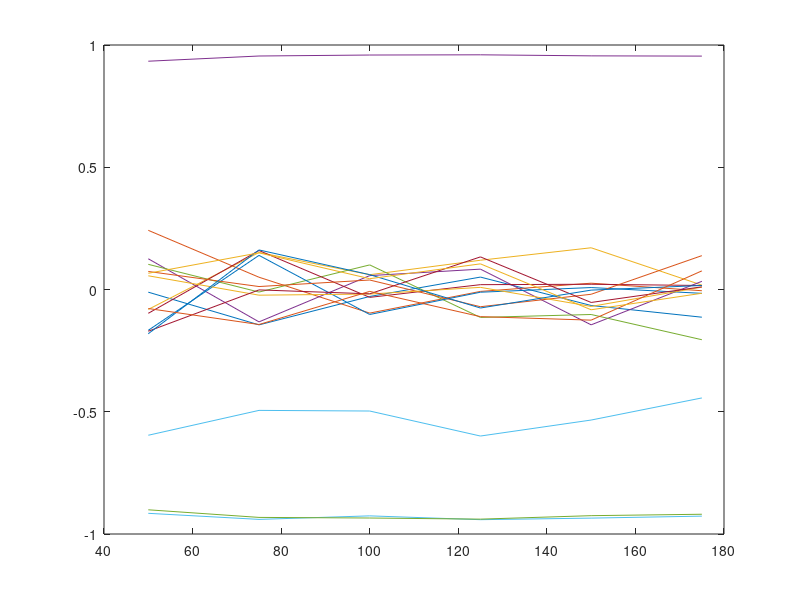

MATLAB code for this plot:
% 
% bar([-0.0109  -0.1447   -0.0285   0.0508   -0.0654   -0.1133; 
%       0.2420   0.0502   -0.0965  -0.0078    0.0258   -0.0050;
%      -0.0815   0.1514    0.0605   0.1197    0.1707    0.0180;
%       0.1257   -0.1324   0.0568    0.0833    -0.1445   0.0334;
%      0.1029    -0.0104   0.1006    -0.1142  -0.1022   -0.2054;
%      -0.9154   -0.9402   -0.9258  -0.9414  -0.9350   -0.9269;
%      -0.0974   0.1595    -0.0322  0.0198   0.0215    0.0164;
%      -0.1670   0.1396   -0.1022   -0.0111    0.0080   -0.0157;
%      0.0738   0.0121    0.0388  -0.0704     -0.0195  0.1385;
%      0.0561   -0.0232   -0.0186  0.0088    -0.0692   0.0096;
%      0.9337  0.9550   0.9590     0.9599   0.9556   0.9546;
%      -0.9010  -0.9321  -0.9346  -0.9392   -0.9250  -0.9192;
%      -0.5961  -0.4944  -0.4970  -0.5993  -0.5339  -0.4435;
%      -0.1707  -0.0016  -0.0177  0.1334   -0.0530  0.0109;
%      -0.1808  0.1618   0.0607  -0.0757   -0.0025  0.0165;
%      -0.0778   -0.1432  -0.0077  -0.1110  -0.1253  0.0762;
%      0.0664   0.1500   0.0442   0.1049    -0.0829  -0.0154])

t=[50 75 100 125 150 175];
p1=[-0.0109  -0.1447   -0.0285   0.0508   -0.0654   -0.1133]; 
p2=[0.2420   0.0502   -0.0965  -0.0078    0.0258   -0.0050];
p3=[-0.0815   0.1514    0.0605   0.1197    0.1707    0.0180];
p4=[0.1257   -0.1324   0.0568    0.0833    -0.1445   0.0334];
p5=[0.1029    -0.0104   0.1006    -0.1142  -0.1022   -0.2054];
p6=[-0.9154   -0.9402   -0.9258  -0.9414  -0.9350   -0.9269];
p7=[-0.0974   0.1595    -0.0322  0.0198   0.0215    0.0164];
p8=[-0.1670   0.1396   -0.1022   -0.0111    0.0080   -0.0157];
p9=[0.0738   0.0121    0.0388  -0.0704     -0.0195  0.1385];
p10=[0.0561   -0.0232   -0.0186  0.0088    -0.0692   0.0096];
p11=[0.9337  0.9550   0.9590     0.9599   0.9556   0.9546];
p12=[-0.9010  -0.9321  -0.9346  -0.9392   -0.9250  -0.9192];
p13=[-0.5961  -0.4944  -0.4970  -0.5993  -0.5339  -0.4435];
p14=[-0.1707  -0.0016  -0.0177  0.1334   -0.0530  0.0109];
p15=[-0.1808  0.1618   0.0607  -0.0757   -0.0025  0.0165];
p16=[-0.0778   -0.1432  -0.0077  -0.1110  -0.1253  0.0762];
p17=[0.0664   0.1500   0.0442   0.1049    -0.0829  -0.0154];
     
     plot(t,p1,t,p2,t,p3,t,p4,t,p5,t,p6,t,p7,t,p8,t,p9,t,p10,t,p11,t,p12,t,p13,t,p14,t,p15,t,p16,t,p17)
%      hold on
%      plot(t,p2)
